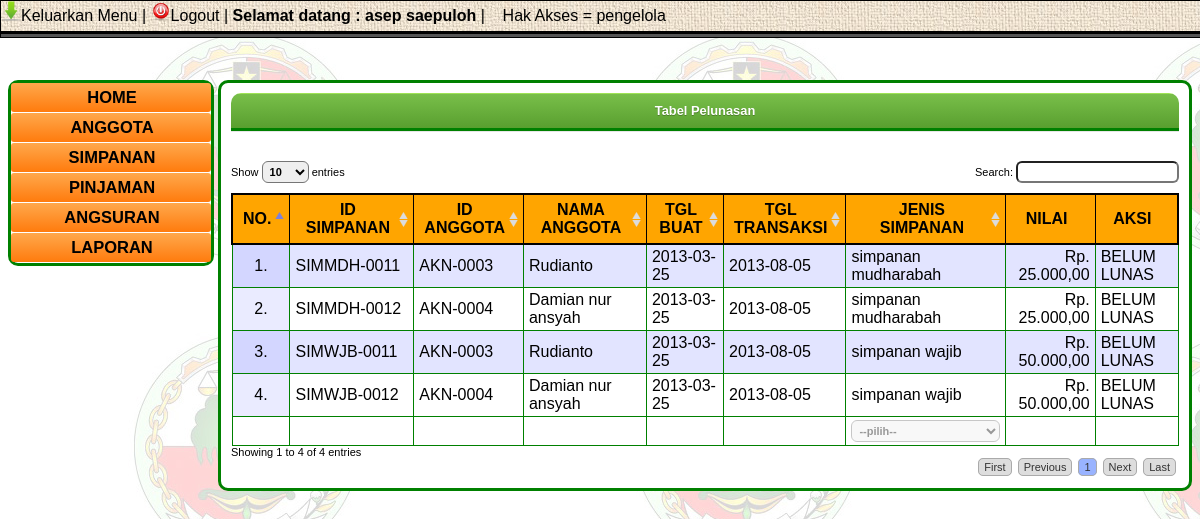
Page /c_simpanan/tampil_tbl_lunas_simpanan (signed in) on the committed database.
### tables this page shows
CREATE TABLE IF NOT EXISTS `tbl_simpanan_rutin` (
  `id_simpanan` varchar(100) NOT NULL,
  `id_anggota` varchar(100) NOT NULL,
  `id_transaksi` int(11) DEFAULT NULL,
  `tgl_pembuatan` date NOT NULL,
  `jenis_simpanan` varchar(50) NOT NULL,
  `nilai` int(11) NOT NULL,
  `status_tunggu` int(1) NOT NULL,
  `status_lunas` int(1) NOT NULL,
  PRIMARY KEY (`id_simpanan`),
  KEY `id_anggota` (`id_anggota`),
  KEY `id_transaksi` (`id_transaksi`)
);

CREATE TABLE IF NOT EXISTS `tbl_anggota` (
  `id_anggota` varchar(100) NOT NULL,
  `id_identitas` int(11) NOT NULL,
  `nama_anggota` varchar(200) NOT NULL,
  `tgl_masuk` date NOT NULL,
  `tgl_lahir` date NOT NULL,
  `alamat` text NOT NULL,
  `no_telp` varchar(20) NOT NULL,
  `jabatan` varchar(100) NOT NULL,
  `status_pegawai` enum('tetap','outsourcing') NOT NULL,
  `estimasi_byr` int(11) DEFAULT NULL,
  `status_anggota` int(2) NOT NULL,
  PRIMARY KEY (`id_anggota`)
);

CREATE TABLE IF NOT EXISTS `tbl_transaksi` (
  `id_transaksi` int(11) NOT NULL AUTO_INCREMENT,
  `nama_transaksi` varchar(100) NOT NULL,
  `tanggal` date NOT NULL,
  PRIMARY KEY (`id_transaksi`)
);

### application/controllers/c_simpanan.php (called while the page is built, shortened)
<?php
class C_simpanan extends CI_Controller {
    function __construct() {
        $this->load->model("m_simpanan");
        $this->load->library('pagination');
    }
    function tampil_tbl_lunas_simpanan(){
        if($_SESSION['user']=="pengelola"){
            $data['title'] = "TBL PELUNASAN";
            $data['js'] = "js_simpanan";
            $data['hasil'] = $this->m_simpanan->ambil_status_simpan_belum_lunas();
            $data['isi'] = "simpanan/tbl_pelunasan_simpanan";
            $this->load->view("template",$data);
        }else{
            redirect("c_anggota/hak");
        }
    }
}
?>

### index.php (called while the page is built, shortened)
<?php
require_once BASEPATH.'core/CodeIgniter.php';

### application/models/m_simpanan.php (called while the page is built, shortened)
<?php
class M_simpanan extends CI_Model{
    function ambil_status_simpan_belum_lunas(){
        $query = $this->db->query("SELECT s.id_simpanan AS id_simpanan, s.id_anggota AS id_anggota, a.nama_anggota AS nama_anggota,
                                  s.tgl_pembuatan AS tgl_pembuatan, s.jenis_simpanan AS jenis_simpanan, s.nilai AS nilai,
                                  s.status_lunas AS status, t.tanggal AS tgl_transaksi
                                  FROM tbl_simpanan_rutin s, tbl_anggota a, tbl_transaksi t
                                  WHERE s.status_lunas = 0
                                  AND s.status_tunggu = 1
                                  AND s.id_transaksi IS NOT NULL
                                  AND s.id_anggota = a.id_anggota
                                  AND s.id_transaksi = t.id_transaksi
                                  ");
       return $query;
    }
}
?>

### application/views/simpanan/tbl_pelunasan_simpanan.php (the view)
<div class="box_tabel">
    <h3>Tabel Pelunasan</h3>
    <table border="1" id="filter_lunas_simpan">
    <thead>
        <tr>
            <th width="10">NO.</th>
            <th width="100">ID<br>SIMPANAN</th>
            <th>ID<br>ANGGOTA</th>
            <th>NAMA ANGGOTA</th>
            <th>TGL<br>BUAT</th>
            <th>TGL<br>TRANSAKSI</th>
            <th>JENIS<br>SIMPANAN</th>
            <th>NILAI</th>
            <th>AKSI</th>
        </tr>
     </thead>
     <tbody>
<?php
$no = 1;
foreach($hasil->result() as $data){ ?>
        <tr>
            <td align="center"><?php echo $no++."."; ?></td>
            <td><?php echo $data->id_simpanan; ?></td>
            <td><?php echo $data->id_anggota; ?></td>
            <td><?php echo $data->nama_anggota; ?></td>
            <td><?php echo $data->tgl_pembuatan; ?></td>
            <td><?php echo $data->tgl_transaksi; ?></td>
            <td><?php echo $data->jenis_simpanan;?></td>
            <td align="right">
                <?php
                    $rupiah = number_format($data->nilai,2,",",".");
                    echo "Rp. ".$rupiah;
                ?>
            </td>
            <td><span class="ganti_status garisbawah" idsimpanan="<?php echo $data->id_simpanan; ?>">BELUM LUNAS</span></td>
        </tr>
<?php } ?>
     </tbody>
     <tfoot>
         <tr>
             <td>&nbsp;</td>
             <td>&nbsp;</td>
             <td>&nbsp;</td>
             <td>&nbsp;</td>
             <td>&nbsp;</td>
             <td>&nbsp;</td>
             <td style="opacity: 0.4;">--pilih--</td>
             <td>&nbsp;</td>
             <td>&nbsp;</td>
         </tr>
     </tfoot>
    </table>
</div>

### css/css_config.css (style rules this page uses)
body { background: url('images/bg-body.jpg'); font-size: 11px; font-family: calibri,sans-serif; }
h1,h3 { font-weight: bolder; font-family: gadget,sans-serif; color:#FFFFFF; box-shadow:0px 1px #E7E7E7; -moz-box-shadow:0px 1px #E7E7E7; -webkit-box-shadow:0px 1px #E7E7E7; text-shadow:0px 1px #4E802C; border-color:#478223; background:#599F2F; background:-moz-linear-gradient(top,#9FE355 1px,#79BF4A 1px,#599F2F); background:-webkit-gradient(linear,0 0,0 100%,color-stop(0.02,#9FE355),color-stop(0.02,#79BF4A),color-stop(1,#599F2F)); text-align: center; padding: 10px; margin-top: 0; margin-bottom: 30px; border-bottom: 3px solid green; border-top-left-radius: 10px; border-top-right-radius: 10px; }
.box_tabel table { border: 1px solid green; border-collapse: collapse; width: 100%; border-radius: 10px; }
.box_tabel table thead { background: orange; border: 2px solid black; }
.box_tabel table tr th { height: 50px; }
.box_tabel table tr td { padding: 3px 5px; }

### rows in the picture
tbl_simpanan_rutin: id_simpanan "SIMMDH-0011", id_anggota "AKN-0003", id_anggota.nama_anggota "Rudianto", tgl_pembuatan "2013-03-25", id_transaksi.tanggal "2013-08-05", jenis_simpanan "simpanan mudharabah", nilai "25.000,00"
tbl_simpanan_rutin: id_simpanan "SIMMDH-0012", id_anggota "AKN-0004", id_anggota.nama_anggota "Damian nur ansyah", tgl_pembuatan "2013-03-25", id_transaksi.tanggal "2013-08-05", jenis_simpanan "simpanan mudharabah", nilai "25.000,00"
tbl_simpanan_rutin: id_simpanan "SIMWJB-0011", id_anggota "AKN-0003", id_anggota.nama_anggota "Rudianto", tgl_pembuatan "2013-03-25", id_transaksi.tanggal "2013-08-05", jenis_simpanan "simpanan wajib", nilai "50.000,00"
tbl_simpanan_rutin: id_simpanan "SIMWJB-0012", id_anggota "AKN-0004", id_anggota.nama_anggota "Damian nur ansyah", tgl_pembuatan "2013-03-25", id_transaksi.tanggal "2013-08-05", jenis_simpanan "simpanan wajib", nilai "50.000,00"

### other values in the picture
$_SESSION['nama_user'] "asep saepuloh"
$_SESSION['user'] "pengelola"
